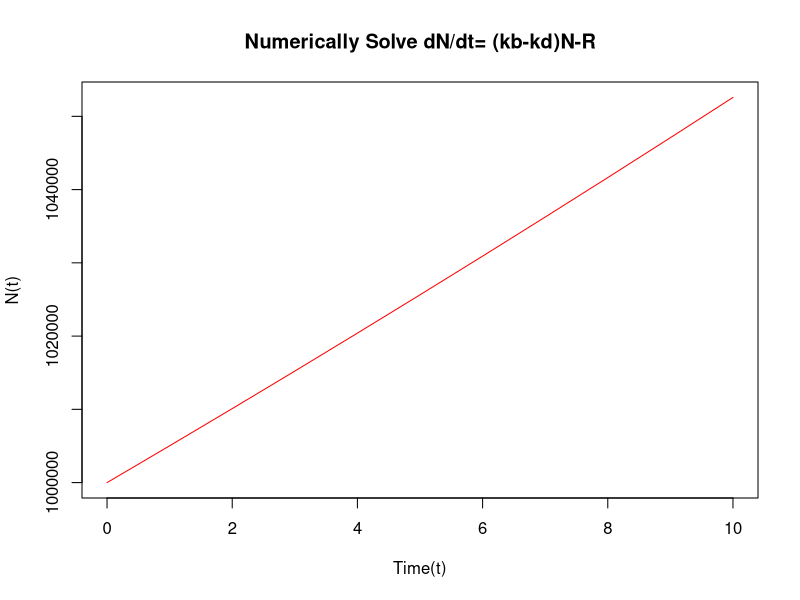

Write R code to recreate this figure.
# problem 4
# dN/dt=(kb-kd)*N-R

library(deSolve)

model<-function(times,y,params){
  N<-y
  kb<-params[1]
  kd<-params[2]
  R<-params[3]
  dN<-(kb-kd)*N-R
  return(list(dN))
}


# initial value 
y<-1000000
# parameters
kd<-0.005
kb<-0.015
r<-5000
params<-c(kb,kd,r)

# time range for solution
times<-seq(0,10,1)

# call 'ode' function from library "deSolve"
out<-ode(y,times,model,params)

#par(mfrow = c(2, 2))
# overloaded function for ode
plot(out, xlab="Time(t)", ylab="N(t)", color='red', main="Numerically Solve dN/dt= (kb-kd)N-R")

#summary
print(out)
print(summary(out))
